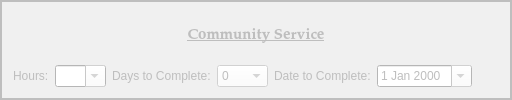
        <widget class="QFrame" name="community_service_frame">
         <property name="enabled">
          <bool>false</bool>
         </property>
         <property name="styleSheet">
          <string notr="true">background-color: rgb(240, 240, 240);</string>
         </property>
         <property name="frameShape">
          <enum>QFrame::Box</enum>
         </property>
         <property name="frameShadow">
          <enum>QFrame::Plain</enum>
         </property>
         <property name="lineWidth">
          <number>2</number>
         </property>
         <layout class="QGridLayout" name="gridLayout">
          <item row="0" column="0" colspan="7">
           <widget class="QLabel" name="label_26">
            <property name="maximumSize">
             <size>
              <width>16777215</width>
              <height>100</height>
             </size>
            </property>
            <property name="font">
             <font>
              <family>Palatino Linotype</family>
              <pointsize>11</pointsize>
              <weight>75</weight>
              <italic>false</italic>
              <bold>true</bold>
              <underline>true</underline>
             </font>
            </property>
            <property name="text">
             <string>Community Service</string>
            </property>
            <property name="alignment">
             <set>Qt::AlignCenter</set>
            </property>
           </widget>
          </item>
          <item row="1" column="2">
           <widget class="QLabel" name="label">
            <property name="text">
             <string>Days to Complete:</string>
            </property>
           </widget>
          </item>
          <item row="1" column="0">
           <widget class="QLabel" name="label_15">
            <property name="text">
             <string>Hours:</string>
            </property>
           </widget>
          </item>
          <item row="1" column="4">
           <widget class="QLabel" name="label_22">
            <property name="text">
             <string>Date to Complete:</string>
            </property>
           </widget>
          </item>
          <item row="1" column="5">
           <widget class="QDateEdit" name="community_service_date_to_complete_box">
            <property name="styleSheet">
             <string notr="true">background-color: rgb(255, 255, 255);</string>
            </property>
            <property name="calendarPopup">
             <bool>true</bool>
            </property>
           </widget>
          </item>
          <item row="1" column="3">
           <widget class="QComboBox" name="community_service_days_to_complete_box">
            <property name="styleSheet">
             <string notr="true">background-color: rgb(255, 255, 255);</string>
            </property>
            <item>
             <property name="text">
              <string>0</string>
             </property>
            </item>
            <item>
             <property name="text">
              <string>30</string>
             </property>
            </item>
            <item>
             <property name="text">
              <string>60</string>
             </property>
            </item>
            <item>
             <property name="text">
              <string>90</string>
             </property>
            </item>
            <item>
             <property name="text">
              <string>120</string>
             </property>
            </item>
            <item>
             <property name="text">
              <string>150</string>
             </property>
            </item>
            <item>
             <property name="text">
              <string>180</string>
             </property>
            </item>
           </widget>
          </item>
          <item row="1" column="1">
           <widget class="QComboBox" name="community_service_hours_ordered_box">
            <property name="styleSheet">
             <string notr="true">background-color: rgb(255, 255, 255);</string>
            </property>
            <property name="editable">
             <bool>true</bool>
            </property>
            <item>
             <property name="text">
              <string/>
             </property>
            </item>
            <item>
             <property name="text">
              <string>25</string>
             </property>
            </item>
            <item>
             <property name="text">
              <string>50</string>
             </property>
            </item>
            <item>
             <property name="text">
              <string>100</string>
             </property>
            </item>
            <item>
             <property name="text">
              <string>200</string>
             </property>
            </item>
            <item>
             <property name="text">
              <string>500</string>
             </property>
            </item>
           </widget>
          </item>
         </layout>
        </widget>
